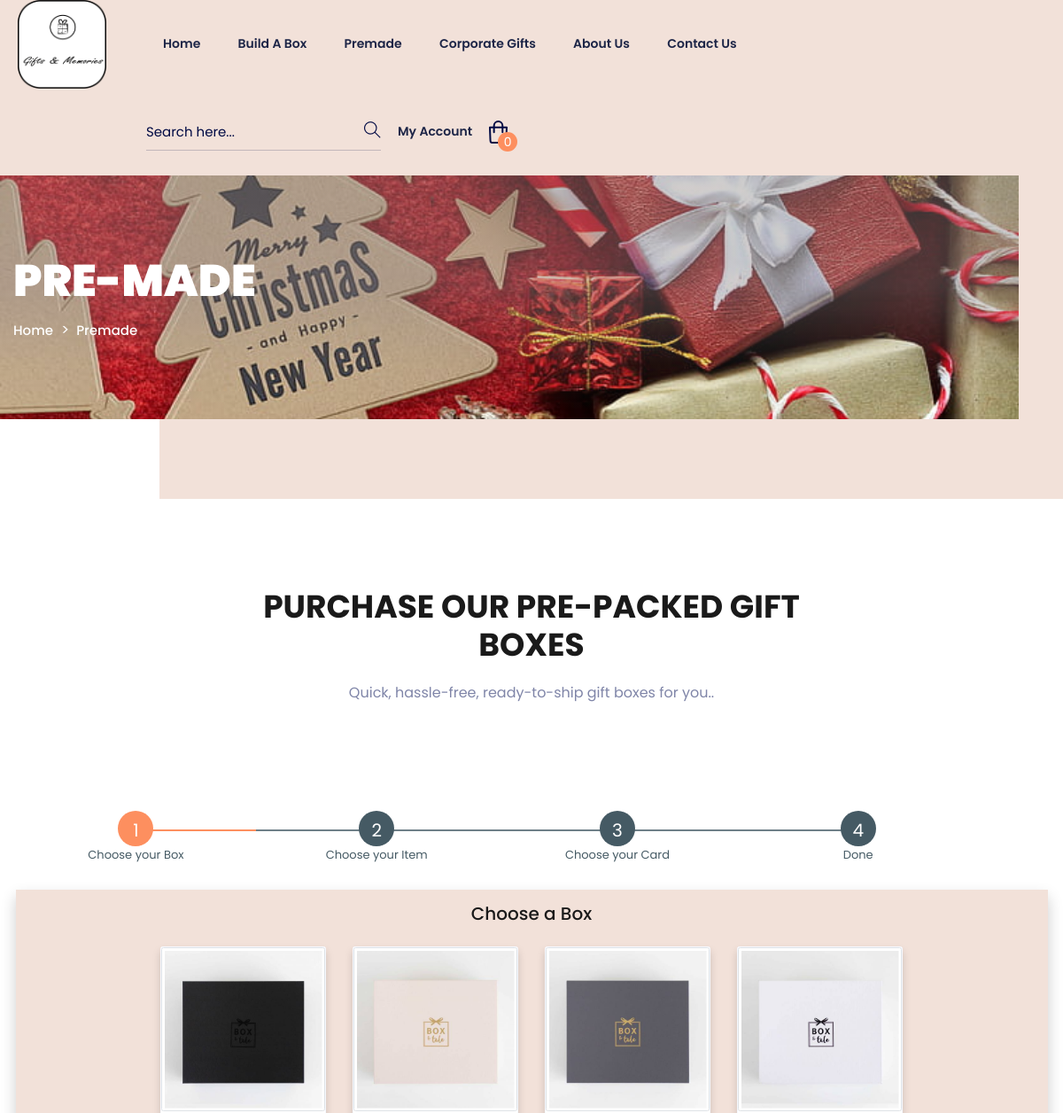
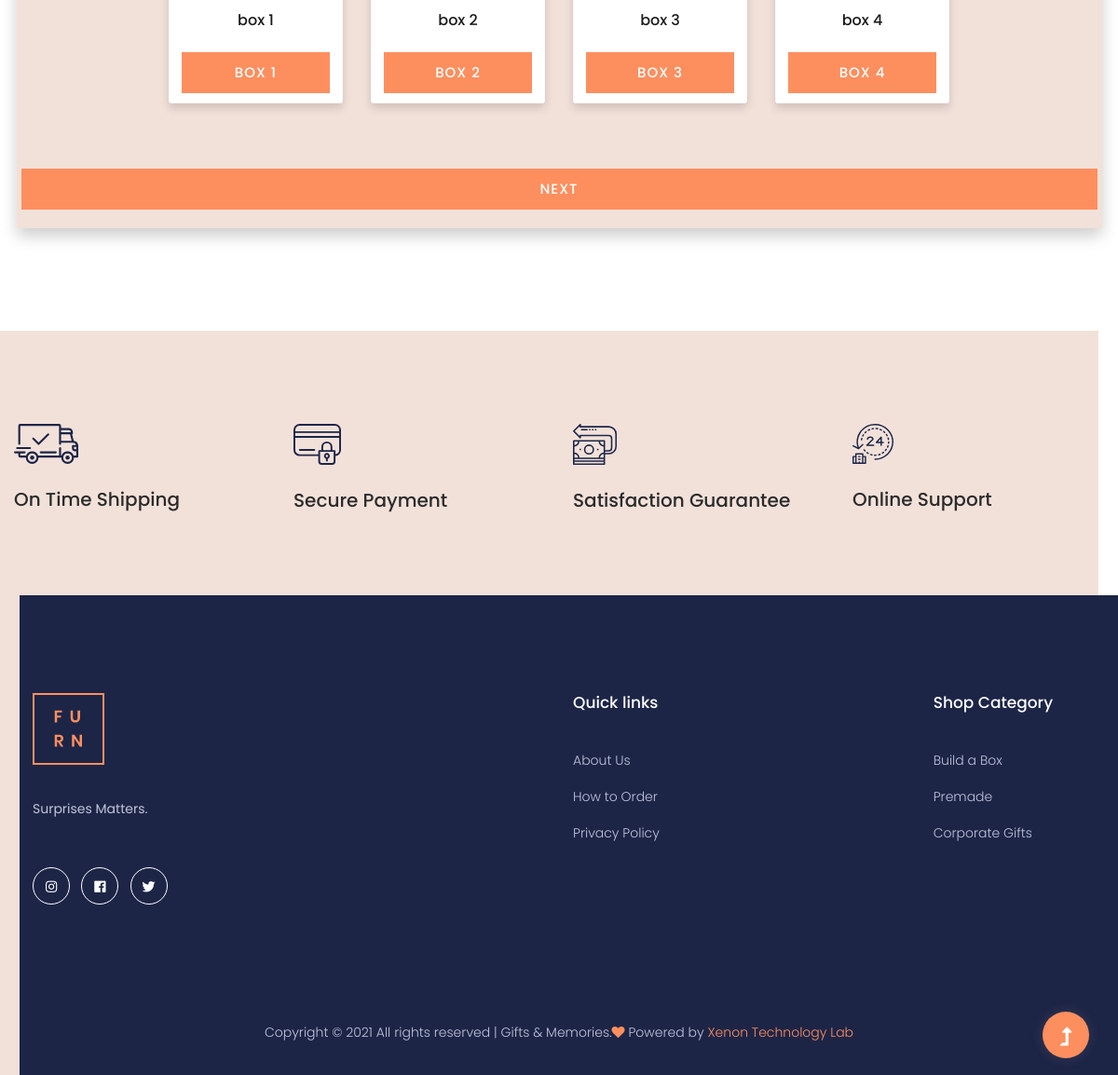
Page /premade/ on the committed database (2 pictures, top to bottom).
### home_app/models.py (models this page shows, shortened)
class Box(models.Model):
    title=models.CharField(max_length=200)
    description=models.TextField()
    class Meta:
        verbose_name_plural='4. Boxes'

class BoxAttribute(models.Model):
    box=models.ForeignKey(Box,on_delete=models.CASCADE)
    size=models.ForeignKey(BoxSize,on_delete=models.CASCADE)
    image = models.ImageField(upload_to='product_images/', null=True, blank=True)
    availability_status=models.BooleanField(default=True)
    @property
    def imageURL(self):
        try:
            url = self.image.url
        except:
            url = ''
        return url
    class Meta:
        verbose_name_plural='5. BoxAttributes'

### home_app/views.py (the view)
# urls.py: path('premade/', views.premade, name='premade'),
def premade(request):
    categories = Category.objects.all()
    labels = Variant.objects.all()
    products = Product.objects.all()
    boxes = Box.objects.all()
    cards = Card.objects.all()
    data = {'products': products,
            'categories': categories,
            'boxes':boxes,
            'cards':cards,
            }
    if request.GET.get('cart_items'):
        prd_tot=0
        itm_tot=0
        cart = json.loads(request.GET.get('cart_items'))
        print("value in cart", cart)
        try:
            for prd in cart:
                itm_tot = (int(cart[prd]['quantity'])*int(cart[prd]['price']))
                cart[prd]['total_item_price']=itm_tot
                prd_tot=prd_tot+itm_tot
        except:
            pass
        request.session['cart'] = cart
        request.session['product_total_price'] = prd_tot
        return redirect('/')
    else:
        return render(request, 'home_app/premade.html', data)

### home_app/models.py (called while the page is built)
    def __str__(self):
        return self.title

    @property
    def imageURL(self):
        try:
            url = self.image.url
        except:
            url = ''
        return url

    @property
    def imageURL(self):
        try:
            url = self.image.url
        except:
            url = ''
        return url

### home_app/templates/home_app/premade.html (shortened to what this page needs)
{% extends 'home_app/base.html' %}
{% load static %}
{% load custom_filter %}
{% block content %}
{% include 'home_app/header.html' %}
<main>
    <div class="slider-area ">
        <div class="slider-active">
            <div class="single-slider hero-overly2  slider-height2 d-flex align-items-center slider-bg2">
                <div class="container">
                    <div class="row">
                        <div class="col-xl-6 col-lg-8 col-md-8">
                            <div class="hero__caption hero__caption2">
                                <h1 data-animation="fadeInUp" data-delay=".4s">Pre-made</h1>
                                <nav aria-label="breadcrumb">
                                    <ol class="breadcrumb">
                                        <li class="breadcrumb-item"><a href="/">Home</a></li>
                                        <li class="breadcrumb-item"><a href="/products">Premade</a></li>
                                    </ol>
                                </nav>
                            </div>
                        </div>
                    </div>
                </div>
            </div>
        </div>
    </div>
    <section class="properties new-arrival fix">
        <div class="container-fluid">
            <div class="row justify-content-center">
                <div class="col-xl-7 col-lg-8 col-md-10">
                    <div class="section-tittle mb-60 text-center wow fadeInUp" data-wow-duration="1s"
                        data-wow-delay=".2s">
                        <h2>Purchase Our Pre-Packed Gift Boxes</h2>
                        <P>Quick, hassle-free, ready-to-ship gift boxes for you..</P>
                    </div>
                </div>
            </div>
            <div class="container-fluid px-1 py-5 mx-auto">
                <div class="row d-flex justify-content-center">
                    <div class="container">
                        <ul id="progressbar" class="text-center">
                            <li class="active step0" onclick="instep(1,0)" id="step1">Choose your Box</li>
                            <li class="step0 " id="step2" onclick="instep(2,0)">Choose your Item</li>
                            <li class="step0" id="step3" onclick="instep(3,0)">Choose your Card</li>
                            <li class="step0" id="step4">Done</li>
                        </ul>
                        <div class="card1 b-0 show">
                            <h2 class="center" style="text-align: center;"> Choose a Box</h2>
                            <div class="row justify-content-center">
                                <div class="row card-group mb-5" style="margin-top: 20px;">
                                    {% for box in boxes %}
                                    <div class=" col-lg-3 col-md-4 col-sm-6 ">
                                        <div class="single-new-arrival mb-50 text-center card shadow bg-white rounded">
                                            <div class="popular-img">
                                                <img style="height: 185px;" class="img-thumbnail"
                                                    src="{{box.boxattribute_set.first.imageURL}}" alt="">
                                            </div>
                                            <div class="popular-caption">
                                                <h3><a href="#">{{box.title}}</a></h3>
                                                <div class="add_to_cart">
                                                    <button type="button" onclick="step2('{{box.id}}')" class="btn"
                                                        data-target="#boxModal-{{box.id}}">
                                                        {{box.title}}</button>
                                                </div>
                                            </div>
                                        </div>
                                    </div>
                                    {% endfor %}
                                </div>
                            </div>
                            <div class="row d-flex justify-content-center">
                                <div class="btn">
                                    <div id="next1" onclick="instep(2,1)">Next</div>
                                </div>
                            </div>
                        </div>
                    </div>
                </div>
            </div>
        </div>
    </section>
</main>
{% endblock content %}

### static/assets/css/custom.css (style rules this page uses)
#progressbar { margin-bottom: 30px; overflow: hidden; color: #455A64; padding-left: 0px; margin-top: 30px }
#progressbar li { list-style-type: none; font-size: 13px; width: 23.33%; float: left; position: relative; font-weight: 400 }
#progressbar #step1:before { content: "1"; color: #fff }
#progressbar #step2:before { content: "2"; color: #fff }
#progressbar #step3:before { content: "3"; color: #fff }
#progressbar #step4:before { content: "4"; color: #fff }
#progressbar li:before { width: 40px; height: 40px; line-height: 45px; display: block; font-size: 20px; background: #455A64; border-radius: 50%; margin: auto; padding: 0px }
#progressbar li:after { content: ''; width: 100%; height: 2px; background: #6f8088; position: absolute; left: 0; top: 21px; z-index: -1 }
#progressbar li:last-child:after { border-top-right-radius: 10px; border-bottom-right-radius: 10px; position: absolute; left: -50% }
#progressbar li:nth-child(4):after { left: -50% }
#progressbar li:first-child:after { border-top-left-radius: 10px; border-bottom-left-radius: 10px; position: absolute; left: 50% }
#progressbar li:last-child:after { border-top-right-radius: 10px; border-bottom-right-radius: 10px }
#progressbar li:first-child:after { border-top-left-radius: 10px; border-bottom-left-radius: 10px }
#progressbar li.active:before, #progressbar li.active:after { background: #FD8F5F }
.card1 { background-color: #F2E1D9; box-shadow: 0 8px 16px 0 rgba(0, 0, 0, 0.2); padding: 15px 20px 20px 20px; z-index: 0; display: none; width: 100%; }
.card1.show { display: block }
::placeholder { color: #fff; opacity: 1; font-weight: 300 }

### home_app/templates/home_app/base.html (style rules this page uses)
h1 { color:Green; }
.btn { background: #FD8F5F; text-transform: uppercase; padding: 22px; color: #fff; font-weight: 500; width: 100%; font-size: 15px; display: block; -moz-user-select: none; letter-spacing: 1px; }

### rows in the picture
Box: boxattribute_set.first.imageURL (picture), title "box 1", title "BOX 1"
Box: boxattribute_set.first.imageURL (picture), title "box 2", title "BOX 2"
Box: boxattribute_set.first.imageURL (picture), title "box 3", title "BOX 3"
Box: boxattribute_set.first.imageURL (picture), title "box 4", title "BOX 4"
